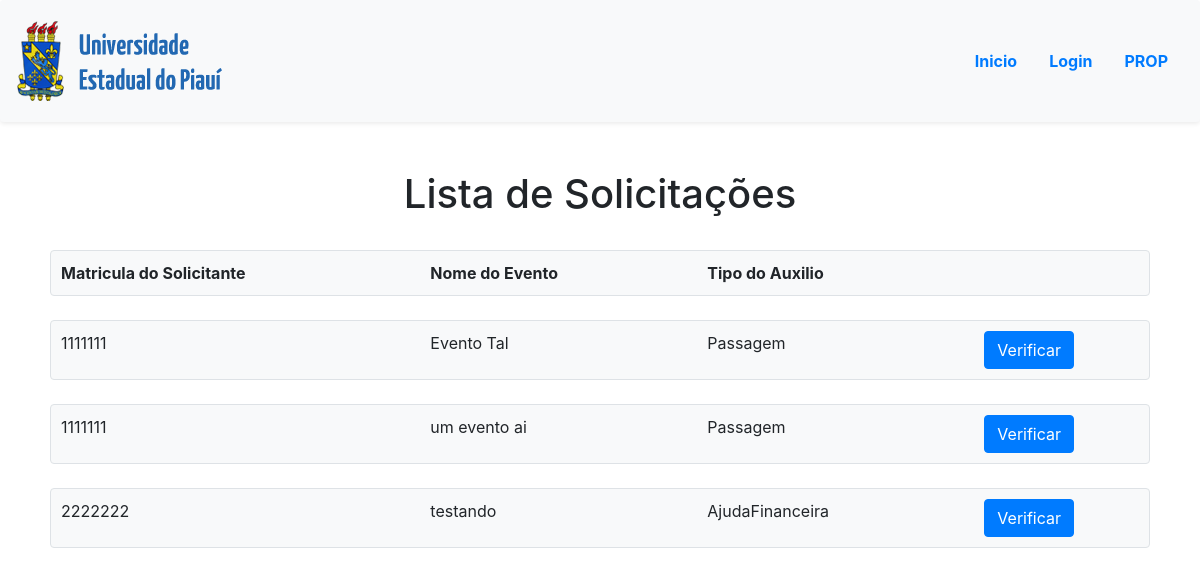
The page /lista_solicitacoes.php on the database as committed earlier.
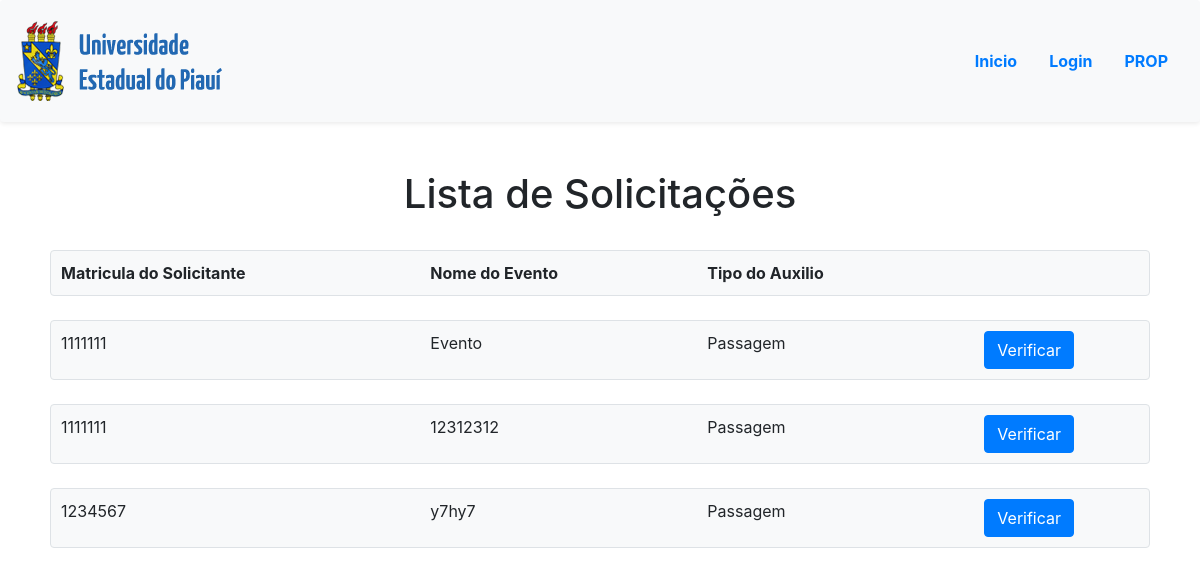
The same page on the database as committed later.
### tables this page shows
CREATE TABLE `SOLICITACAO` (
  `COD_SOLICITACAO` int(11) NOT NULL,
  `MAT_SOLICITANTE` varchar(10) DEFAULT NULL,
  `NOME_EVENTO` varchar(50) DEFAULT NULL,
  `ABRANGENCIA` varchar(15) DEFAULT NULL,
  `TITULO_TRABALHO` varchar(100) DEFAULT NULL,
  `TITULO_PROJETO` varchar(100) DEFAULT NULL,
  `AUXILIO` char(1) DEFAULT NULL,
  `TIPO_AUXILIO` varchar(20) DEFAULT NULL,
  `DESCRICAO` varchar(350) DEFAULT NULL,
  `COD_AGENCIA` varchar(60) NOT NULL,
  `ANOS_AUXILIO` int(2) NOT NULL,
  `NUM_CONTA` varchar(15) DEFAULT NULL,
  `COD_NOME_BANCO` varchar(60) DEFAULT NULL,
  `LOCAL_EVENTO` varchar(50) DEFAULT NULL,
  `INICIO_EVENTO` varchar(10) DEFAULT NULL,
  `FIM_EVENTO` varchar(10) DEFAULT NULL,
  `VALIDACAO` varchar(25) NOT NULL DEFAULT 'Em Avaliacao: PROP',
  `JUSTIFICATIVA` varchar(350) DEFAULT NULL
);

### lista_solicitacoes.php (the view, shortened to what this page needs)
<!DOCTYPE html>
<html lang="pt-br">
<head>
	<?php
		include_once "cabecalho_prop.php";
	?>
</head>
<body>
	<center>
		<h1 id="titulo_principal">Lista de Solicitações</h1>
	</center>
	<br>
	<div class="d-flex justify-content-center">
		<div class="col-md-11 bg-light border rounded" style="border-color: black; border-style: dotted; padding: 10px;">
			<div class="row">
				<div class="col-md-4">
					<b>Matricula do Solicitante</b>
				</div>
				<div class="col-md-3">
					<b>Nome do Evento</b>
				</div>
				<div class="col-md-3">
					<b>Tipo do Auxilio</b>
				</div>
			</div>
		</div>
	</div>
	<br>
	<?php
		$sql_solicitacao = mysqli_query($conexao,"SELECT * FROM SOLICITACAO");
		while($aux = mysqli_fetch_assoc($sql_solicitacao)){
	?>
			<div class="d-flex justify-content-center">
				<div class="col-md-11 bg-light border rounded" style="border-color: black; border-style: dotted; padding: 10px;">
					<div class="row">
						<div class="col-md-4">
							<?php echo $aux["MAT_SOLICITANTE"]; ?>
						</div>
						<div class="col-md-3">
							<?php echo $aux["NOME_EVENTO"]; ?>
						</div>
						<div class="col-md-3">
							<?php echo $aux["TIPO_AUXILIO"]; ?>
						</div>
						<div class="col-md-1">
							<a role="button" class="btn btn-primary" href="detalhe_solicitacao.php?id=<?php echo $aux['COD_SOLICITACAO']?>" >Verificar</a>
						</div>
					</div>
				</div>
			</div>
			<br>
	<?php
		}
	?>
</body>
</html>

### cabecalho_prop.php (shortened to what this page needs)
<!DOCTYPE html>
<html>
<head>
	<link rel="stylesheet" type="text/css" href="css/bootstrap-grid.css">
	<link rel="stylesheet" type="text/css" href="css/bootstrap-reboot.css">
	<link rel="stylesheet" type="text/css" href="css/bootstrap.css">
</head>
<body>
	<?php
		if (!isset($_SESSION['nUsuario'])) {
	?>
		<header id="cabecalho">
			<center>
				<nav class="navbar navbar-light bg-light shadow-sm p-3 mb-5 bg-light rounded">
				  <a class="navbar-brand"><img src="_imagens/logo-1.png"/></a>
				  <nav class="nav">
					<a class="nav-link" href="Index.php"><b>Inicio</b></a>
					<a class="nav-link" href="login.php"><b>Login</b></a>
					<a class="nav-link" href="login_prop.php"><b>PROP</b></a>
				  </nav>
				</nav>
			</center>
		</header>
	<?php
		}
	?>
</body>
</html>

Rows that differ between the two databases and show on the page:
changed solicitacao: NOME_EVENTO "Evento Tal" → "Evento"
changed solicitacao (number 2 of 3 on the later page): NOME_EVENTO "um evento ai" → "12312312"
changed solicitacao (number 3 of 3 on the later page): MAT_SOLICITANTE "2222222" → "1234567"; NOME_EVENTO "testando" → "y7hy7"; TIPO_AUXILIO "AjudaFinanceira" → "Passagem"
